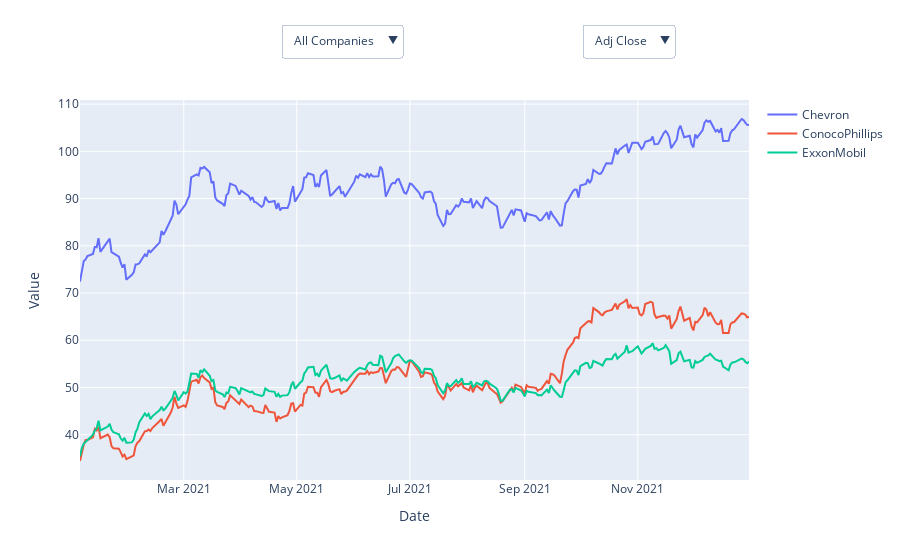

This figure's notebook cell:
### Code cell
# Create an empty figure object
fig = go.Figure()

# Add traces for all three companies (initially set to show 'Adj Close')
for company in companies:
    company_data = df_oil[df_oil['Company'] == company]
    fig.add_trace(go.Scatter(x=company_data['Date'], y=company_data['Adj Close'], mode='lines', name=company))

# Create dropdowns for company selection and metric selection with adjusted labels
fig.update_layout(
    xaxis_title="Date",
    yaxis_title="Value",
    updatemenus=[
        # Dropdown for selecting company
        dict(
            buttons=[
                dict(
                    label="All Companies",
                    method="update",
                    args=[{"visible": [True, True, True]}]
                )
            ] + [
                dict(
                    label=company,
                    method="update",
                    args=[{"visible": [company == comp for comp in companies]}]
                ) for company in companies
            ],
            direction="down",
            showactive=True,
            x=0.30,  # Adjust position to fit inline with label
            xanchor="left",
            y=1.2,  # Move dropdown up slightly to create space
            yanchor="top",
        ),
        # Dropdown for selecting metric (e.g., Adj Close, Volume, etc.)
        dict(
            buttons=[dict(
                label=metric,
                method="update",
                args=[{"y": [df_oil[df_oil['Company'] == company][metric] for company in companies]}]
            ) for metric in available_columns],
            direction="down",
            showactive=True,
            x=0.75,  # Adjust position to fit inline with label
            xanchor="left",
            y=1.2,  # Move dropdown up slightly to create space
            yanchor="top",
        )
    ]
)

# Add labels for dropdowns (Company: DROPDOWN  Metric: DROPDOWN)
fig.add_annotation(x=0.15, y=1.22, xref='paper', yref='paper', showarrow=False, text=" ", font=dict(size=12))
fig.add_annotation(x=0.70, y=1.22, xref='paper', yref='paper', showarrow=False, text=" ", font=dict(size=12))

# Show the figure
fig.show()

### Figure 1 — Plotly figure (JSON) as saved in the notebook; plotly's stock layout.template omitted (floating-point values rounded to 4 significant figures; data arrays with more than 128 entries replaced by an {"elided": "..."} marker saying what was removed)
{"data": [{"mode": "lines", "name": "Chevron", "type": "scatter", "x": {"elided": "252 str values"}, "y": {"elided": "252 float values"}}, {"mode": "lines", "name": "ConocoPhillips", "type": "scatter", "x": {"elided": "252 str values"}, "y": {"elided": "252 float values"}}, {"mode": "lines", "name": "ExxonMobil", "type": "scatter", "x": {"elided": "252 str values"}, "y": {"elided": "252 float values"}}], "layout": {"annotations": [{"font": {"size": 12}, "showarrow": false, "text": " ", "x": 0.15, "xref": "paper", "y": 1.22, "yref": "paper"}, {"font": {"size": 12}, "showarrow": false, "text": " ", "x": 0.7, "xref": "paper", "y": 1.22, "yref": "paper"}], "updatemenus": [{"buttons": [{"args": [{"visible": [true, true, true]}], "label": "All Companies", "method": "update"}, {"args": [{"visible": [true, false, false]}], "label": "Chevron", "method": "update"}, {"args": [{"visible": [false, true, false]}], "label": "ConocoPhillips", "method": "update"}, {"args": [{"visible": [false, false, true]}], "label": "ExxonMobil", "method": "update"}], "direction": "down", "showactive": true, "x": 0.3, "xanchor": "left", "y": 1.2, "yanchor": "top"}, {"buttons": [{"args": [{"y": {"elided": "3x252 float values"}}], "label": "Adj Close", "method": "update"}, {"args": [{"y": {"elided": "3x252 int values"}}], "label": "Volume", "method": "update"}, {"args": [{"y": {"elided": "3x252 float values"}}], "label": "Open", "method": "update"}, {"args": [{"y": {"elided": "3x252 float values"}}], "label": "Close", "method": "update"}, {"args": [{"y": {"elided": "3x252 float values"}}], "label": "High", "method": "update"}, {"args": [{"y": {"elided": "3x252 float values"}}], "label": "Low", "method": "update"}], "direction": "down", "showactive": true, "x": 0.75, "xanchor": "left", "y": 1.2, "yanchor": "top"}], "xaxis": {"title": {"text": "Date"}}, "yaxis": {"title": {"text": "Value"}}}}
